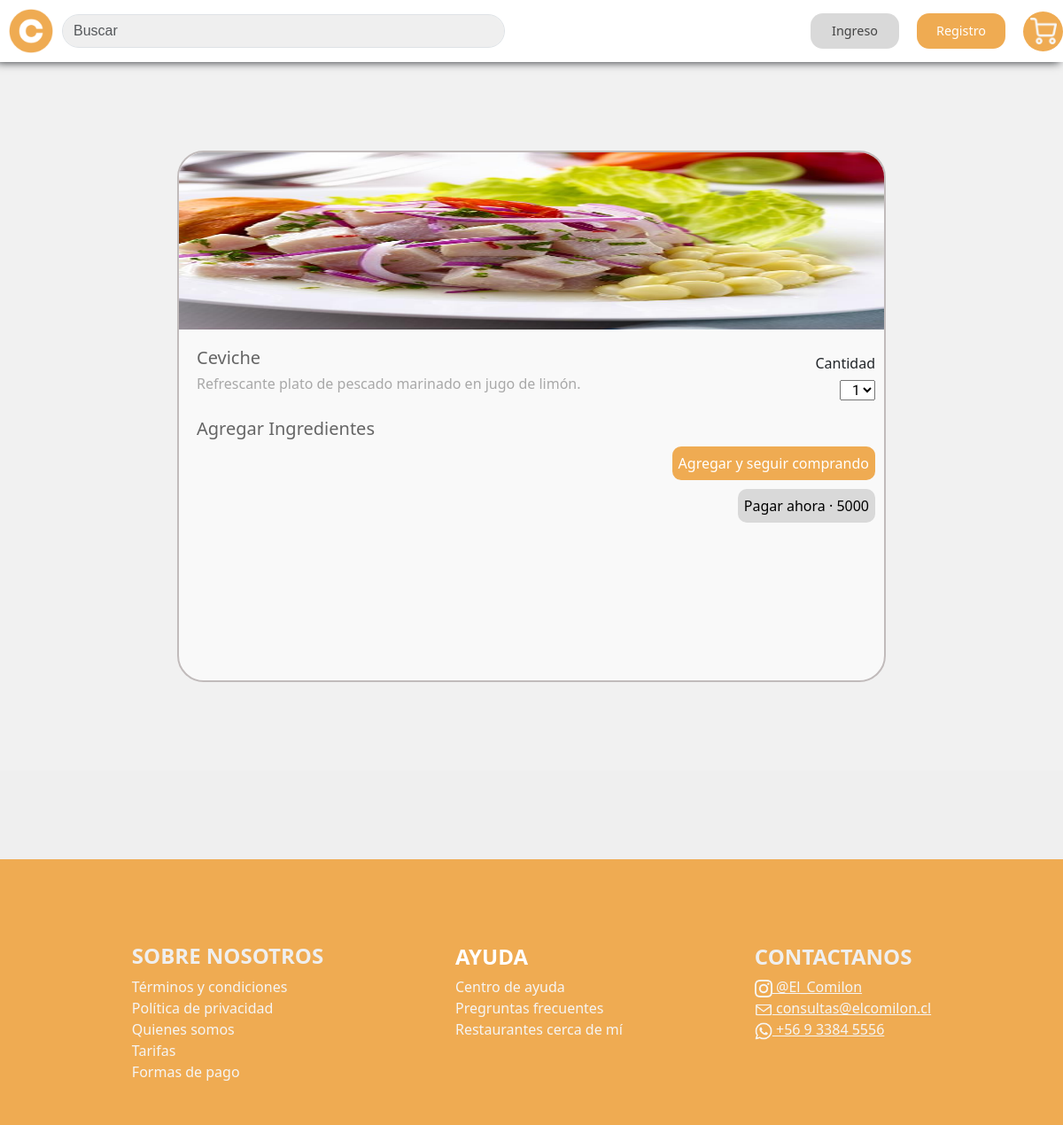
/DetailProduct/22, run on an earlier commit of the app's database.
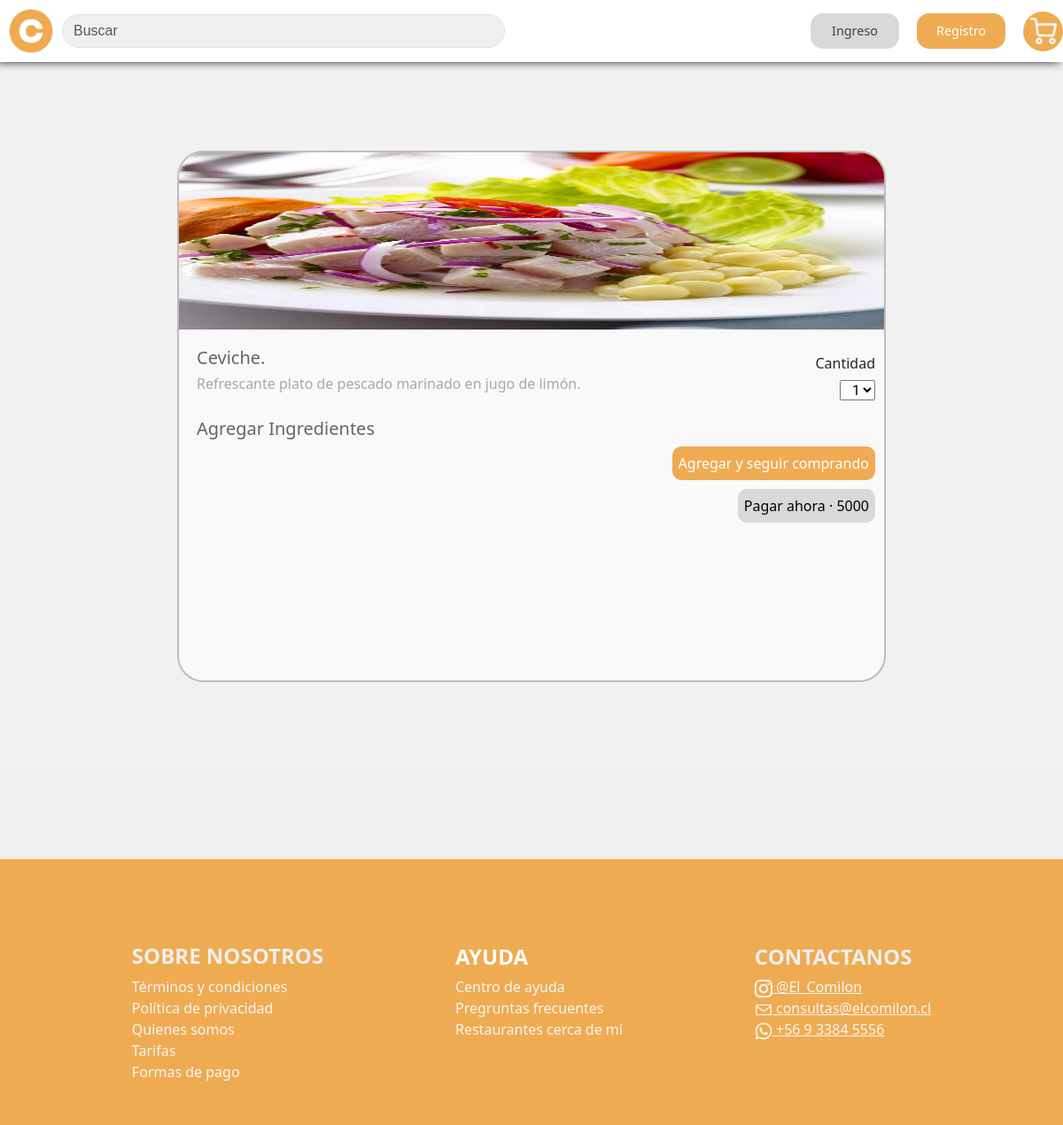
And on a later commit of the database.
### ElComilon/models.py (models this page shows, shortened)
class Producto(models.Model):
    id_producto = models.AutoField(primary_key = True)
    nombre = models.CharField(max_length = 80)
    precio = models.IntegerField()
    descripcion = models.CharField(max_length = 50)
    ingredientes = models.CharField(max_length = 80)
    imagen = models.ImageField(upload_to='upload/')

### ElComilon/views.py (the view)
# urls.py: path('DetailProduct/<str:pk>',views.detailProduct, name='DetailProduct'),
def detailProduct(request,pk):
    plato = Producto.objects.get(id_producto=pk)
    context = {
        "plato":plato
    }
    return render(request, 'pages/DetailProduct.html',context)

### templates/pages/DetailProduct.html (shortened to what this page needs)
<!DOCTYPE html>
<html lang="en">
<head>
    {% load static %}
    <link href="https://cdn.jsdelivr.net/npm/bootstrap@5.3.3/dist/css/bootstrap.min.css" rel="stylesheet">
</head>
<body>
    {% include 'bases/header.html' %}
<main>
    <div id="Con">
      <div class="Contenedor">
          <div class="PlatoPrincipal">
              <img src="{{plato.imagen.url}}" alt="Primer Producto" width="100%" height="200px" >
            </div>
            <div class="NomProducto">
              <h5>{{plato.nombre}}</h5>
            </div>
            <div class="Descripcion">
              <h6>{{plato.descripcion}}</h6>
            </div>
            <div class="CantidadCom">
              <h6>Cantidad</h6>
            </div>
            <div class="Linea1">
              <select class="Cantidad" >
                <option value="number">1</option>
              </select>
            </div>
            <div class="Ingredientes">
              <h5>Agregar Ingredientes</h5>
            </div>
            <div class="Pago">
              <div class="SeguirCompra" id="agregar">
                <button class="agregar-producto" data-product-id="{{ plato.id_producto }}" id>Agregar y seguir comprando</button>
              </div>
              <div class="Pagar">
                <div>
                    <button  class="comprar-producto" data-product-id="{{ plato.id_producto }}" style="float: right;" >Pagar ahora &middot; {{plato.precio}} </button>
                </div>
              </div>
            </div>
      </div>
    </div>
</main>
    {% include 'bases/footer.html' %}
<link rel="stylesheet" href="{% static 'css/Navbar.css' %}">
<link rel="stylesheet" href="{% static 'css/footer.css' %}">
<link rel="stylesheet" href="{% static 'css/DetailProduct.css' %}">
</body>
</html>

What changed in the data, as far as the page shows it:
changed Producto "Refrescante plato de pescado marinado en jugo de limón.": nombre "Ceviche" → "Ceviche."
